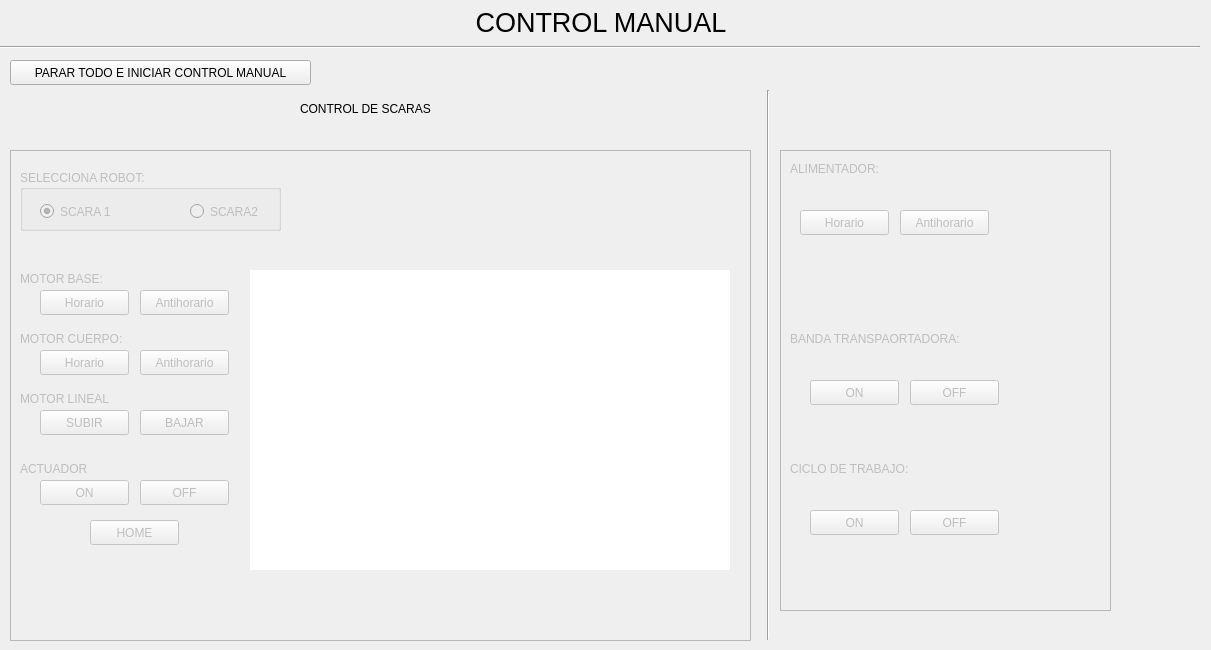
    <widget class="QWidget" name="tab">
     <attribute name="title">
      <string>CONTROL MANUAL</string>
     </attribute>
     <widget class="QFrame" name="manual_1">
      <property name="enabled">
       <bool>false</bool>
      </property>
      <property name="geometry">
       <rect>
        <x>10</x>
        <y>150</y>
        <width>741</width>
        <height>491</height>
       </rect>
      </property>
      <property name="frameShape">
       <enum>QFrame::StyledPanel</enum>
      </property>
      <property name="frameShadow">
       <enum>QFrame::Raised</enum>
      </property>
      <widget class="QGroupBox" name="groupBox_3">
       <property name="geometry">
        <rect>
         <x>10</x>
         <y>20</y>
         <width>261</width>
         <height>61</height>
        </rect>
       </property>
       <property name="title">
        <string>SELECCIONA ROBOT:</string>
       </property>
       <widget class="QRadioButton" name="scara1_man">
        <property name="geometry">
         <rect>
          <x>20</x>
          <y>30</y>
          <width>112</width>
          <height>23</height>
         </rect>
        </property>
        <property name="text">
         <string>SCARA 1</string>
        </property>
        <property name="checked">
         <bool>true</bool>
        </property>
       </widget>
       <widget class="QRadioButton" name="scara2_man">
        <property name="geometry">
         <rect>
          <x>170</x>
          <y>30</y>
          <width>112</width>
          <height>23</height>
         </rect>
        </property>
        <property name="text">
         <string>SCARA2</string>
        </property>
       </widget>
      </widget>
      <widget class="QLabel" name="label_23">
       <property name="geometry">
        <rect>
         <x>10</x>
         <y>120</y>
         <width>121</width>
         <height>17</height>
        </rect>
       </property>
       <property name="text">
        <string>MOTOR BASE:</string>
       </property>
      </widget>
      <widget class="QPushButton" name="button_bm_clock">
       <property name="geometry">
        <rect>
         <x>30</x>
         <y>140</y>
         <width>89</width>
         <height>25</height>
        </rect>
       </property>
       <property name="text">
        <string>Horario</string>
       </property>
      </widget>
      <widget class="QPushButton" name="button_bm_counter">
       <property name="geometry">
        <rect>
         <x>130</x>
         <y>140</y>
         <width>89</width>
         <height>25</height>
        </rect>
       </property>
       <property name="text">
        <string>Antihorario</string>
       </property>
      </widget>
      <widget class="QPushButton" name="button_bodym_counter">
       <property name="geometry">
        <rect>
         <x>130</x>
         <y>200</y>
         <width>89</width>
         <height>25</height>
        </rect>
       </property>
       <property name="text">
        <string>Antihorario</string>
       </property>
      </widget>
      <widget class="QPushButton" name="button_bodym_clock">
       <property name="geometry">
        <rect>
         <x>30</x>
         <y>200</y>
         <width>89</width>
         <height>25</height>
        </rect>
       </property>
       <property name="text">
        <string>Horario</string>
       </property>
      </widget>
      <widget class="QLabel" name="label_24">
       <property name="geometry">
        <rect>
         <x>10</x>
         <y>180</y>
         <width>121</width>
         <height>17</height>
        </rect>
       </property>
       <property name="text">
        <string>MOTOR CUERPO:</string>
       </property>
      </widget>
      <widget class="QPushButton" name="button_lm_down">
       <property name="geometry">
        <rect>
         <x>130</x>
         <y>260</y>
         <width>89</width>
         <height>25</height>
        </rect>
       </property>
       <property name="text">
        <string>BAJAR</string>
       </property>
      </widget>
      <widget class="QPushButton" name="button_lm_up">
       <property name="geometry">
        <rect>
         <x>30</x>
         <y>260</y>
         <width>89</width>
         <height>25</height>
        </rect>
       </property>
       <property name="text">
        <string>SUBIR</string>
       </property>
      </widget>
      <widget class="QLabel" name="label_25">
       <property name="geometry">
        <rect>
         <x>10</x>
         <y>240</y>
         <width>121</width>
         <height>17</height>
        </rect>
       </property>
       <property name="text">
        <string>MOTOR LINEAL</string>
       </property>
      </widget>
      <widget class="QPushButton" name="button_act_stop">
       <property name="enabled">
        <bool>false</bool>
       </property>
       <property name="geometry">
        <rect>
         <x>130</x>
         <y>330</y>
         <width>89</width>
         <height>25</height>
        </rect>
       </property>
       <property name="text">
        <string>OFF</string>
       </property>
      </widget>
      <widget class="QPushButton" name="button_act_start">
       <property name="geometry">
        <rect>
         <x>30</x>
         <y>330</y>
         <width>89</width>
         <height>25</height>
        </rect>
       </property>
       <property name="text">
        <string>ON</string>
       </property>
      </widget>
      <widget class="QLabel" name="label_26">
       <property name="geometry">
        <rect>
         <x>10</x>
         <y>310</y>
         <width>121</width>
         <height>17</height>
        </rect>
       </property>
       <property name="text">
        <string>ACTUADOR</string>
       </property>
      </widget>
      <widget class="QLabel" name="label">
       <property name="geometry">
        <rect>
         <x>240</x>
         <y>120</y>
         <width>480</width>
         <height>300</height>
        </rect>
       </property>
       <property name="styleSheet">
        <string notr="true">background-color: rgb(255, 255, 255);</string>
       </property>
       <property name="text">
        <string/>
       </property>
       <property name="scaledContents">
        <bool>true</bool>
       </property>
      </widget>
      <widget class="QPushButton" name="button_home">
       <property name="geometry">
        <rect>
         <x>80</x>
         <y>370</y>
         <width>89</width>
         <height>25</height>
        </rect>
       </property>
       <property name="text">
        <string>HOME</string>
       </property>
      </widget>
     </widget>
     <widget class="QWidget" name="verticalLayoutWidget_4">
      <property name="geometry">
       <rect>
        <x>0</x>
        <y>39</y>
        <width>1202</width>
        <height>16</height>
       </rect>
      </property>
      <layout class="QVBoxLayout" name="verticalLayout_6">
       <item>
        <widget class="Line" name="line_3">
         <property name="sizePolicy">
          <sizepolicy hsizetype="Preferred" vsizetype="Fixed">
           <horstretch>0</horstretch>
           <verstretch>0</verstretch>
          </sizepolicy>
         </property>
         <property name="minimumSize">
          <size>
           <width>1200</width>
           <height>2</height>
          </size>
         </property>
         <property name="maximumSize">
          <size>
           <width>1200</width>
           <height>2</height>
          </size>
         </property>
         <property name="orientation">
          <enum>Qt::Horizontal</enum>
         </property>
        </widget>
       </item>
      </layout>
     </widget>
     <widget class="QLabel" name="label_11">
      <property name="geometry">
       <rect>
        <x>0</x>
        <y>10</y>
        <width>1202</width>
        <height>25</height>
       </rect>
      </property>
      <property name="minimumSize">
       <size>
        <width>0</width>
        <height>25</height>
       </size>
      </property>
      <property name="maximumSize">
       <size>
        <width>16777215</width>
        <height>25</height>
       </size>
      </property>
      <property name="font">
       <font>
        <pointsize>20</pointsize>
       </font>
      </property>
      <property name="text">
       <string>CONTROL MANUAL</string>
      </property>
      <property name="alignment">
       <set>Qt::AlignCenter</set>
      </property>
     </widget>
     <widget class="Line" name="line_7">
      <property name="geometry">
       <rect>
        <x>760</x>
        <y>90</y>
        <width>16</width>
        <height>550</height>
       </rect>
      </property>
      <property name="minimumSize">
       <size>
        <width>16</width>
        <height>550</height>
       </size>
      </property>
      <property name="maximumSize">
       <size>
        <width>16</width>
        <height>600</height>
       </size>
      </property>
      <property name="orientation">
       <enum>Qt::Vertical</enum>
      </property>
     </widget>
     <widget class="QPushButton" name="button_manual">
      <property name="geometry">
       <rect>
        <x>10</x>
        <y>60</y>
        <width>301</width>
        <height>25</height>
       </rect>
      </property>
      <property name="text">
       <string>PARAR TODO E INICIAR CONTROL MANUAL</string>
      </property>
     </widget>
     <widget class="QLabel" name="label_22">
      <property name="geometry">
       <rect>
        <x>300</x>
        <y>100</y>
        <width>161</width>
        <height>17</height>
       </rect>
      </property>
      <property name="text">
       <string>CONTROL DE SCARAS</string>
      </property>
     </widget>
     <widget class="QFrame" name="manual_2">
      <property name="enabled">
       <bool>false</bool>
      </property>
      <property name="geometry">
       <rect>
        <x>780</x>
        <y>150</y>
        <width>331</width>
        <height>461</height>
       </rect>
      </property>
      <property name="frameShape">
       <enum>QFrame::StyledPanel</enum>
      </property>
      <property name="frameShadow">
       <enum>QFrame::Raised</enum>
      </property>
      <widget class="QPushButton" name="button_cicle_stop">
       <property name="enabled">
        <bool>false</bool>
       </property>
       <property name="geometry">
        <rect>
         <x>130</x>
         <y>360</y>
         <width>89</width>
         <height>25</height>
        </rect>
       </property>
       <property name="text">
        <string>OFF</string>
       </property>
      </widget>
      <widget class="QLabel" name="label_27">
       <property name="geometry">
        <rect>
         <x>10</x>
         <y>180</y>
         <width>211</width>
         <height>17</height>
        </rect>
       </property>
       <property name="text">
        <string>BANDA TRANSPAORTADORA:</string>
       </property>
      </widget>
      <widget class="QPushButton" name="button_banda_stop">
       <property name="enabled">
        <bool>false</bool>
       </property>
       <property name="geometry">
        <rect>
         <x>130</x>
         <y>230</y>
         <width>89</width>
         <height>25</height>
        </rect>
       </property>
       <property name="text">
        <string>OFF</string>
       </property>
      </widget>
      <widget class="QLabel" name="label_43">
       <property name="geometry">
        <rect>
         <x>10</x>
         <y>310</y>
         <width>211</width>
         <height>17</height>
        </rect>
       </property>
       <property name="text">
        <string>CICLO DE TRABAJO:</string>
       </property>
      </widget>
      <widget class="QPushButton" name="button_feeder_counter">
       <property name="geometry">
        <rect>
         <x>120</x>
         <y>60</y>
         <width>89</width>
         <height>25</height>
        </rect>
       </property>
       <property name="text">
        <string>Antihorario</string>
       </property>
      </widget>
      <widget class="QLabel" name="label_21">
       <property name="geometry">
        <rect>
         <x>10</x>
         <y>10</y>
         <width>121</width>
         <height>17</height>
        </rect>
       </property>
       <property name="text">
        <string>ALIMENTADOR:</string>
       </property>
      </widget>
      <widget class="QPushButton" name="button_feeder_clock">
       <property name="geometry">
        <rect>
         <x>20</x>
         <y>60</y>
         <width>89</width>
         <height>25</height>
        </rect>
       </property>
       <property name="text">
        <string>Horario</string>
       </property>
      </widget>
      <widget class="QPushButton" name="button_banda_start">
       <property name="geometry">
        <rect>
         <x>30</x>
         <y>230</y>
         <width>89</width>
         <height>25</height>
        </rect>
       </property>
       <property name="text">
        <string>ON</string>
       </property>
      </widget>
      <widget class="QPushButton" name="button_cicle_start">
       <property name="geometry">
        <rect>
         <x>30</x>
         <y>360</y>
         <width>89</width>
         <height>25</height>
        </rect>
       </property>
       <property name="text">
        <string>ON</string>
       </property>
      </widget>
     </widget>
    </widget>
